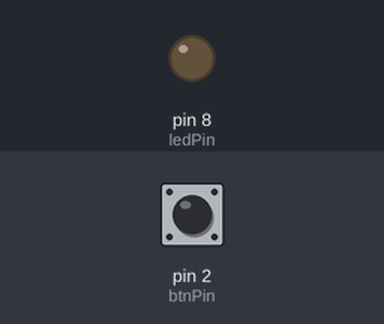
A sketch run on a simulated Arduino Uno, built with avr-gcc and run on an emulated ATmega328P. Parts: output pins drawn as LEDs (lit = HIGH). The inputs (shaded band) are chosen by the test bench; at power-on: pin 2 (btnPin) LOW.

Above: at 1.2 s.
1.3 s: pin 2 (btnPin) pulled HIGH for 0.15 s
At 1.37 s:
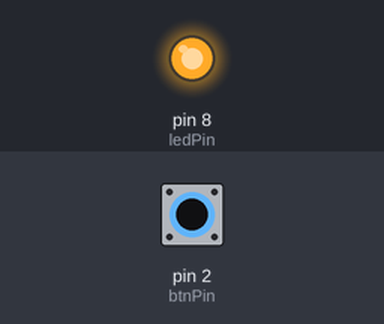
2.9 s: pin 2 (btnPin) pulled HIGH for 3.2 s
At 7.1 s:
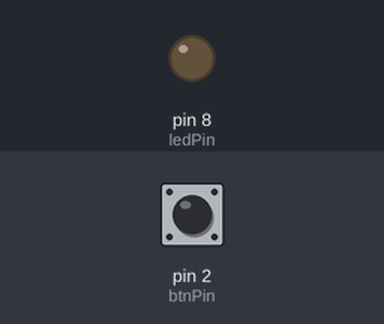
Timing chart, 0 to 8.6 s (numbered marks = the images above; inputs shaded):
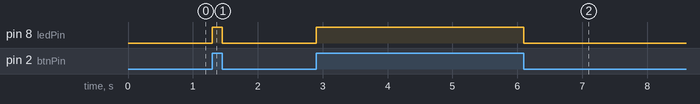

The sketch:

03_code.ino
```cpp
/***********************************************************
Description: When the button is pressed, the state of the
             LED will be toggled. (ON -> OFF，OFF -> ON).
Author: Azhar Paraouty
Date: 02/07/2026
***********************************************************/

int ledPin=8;              // LED connected to digital pin 8
int btnPin=2;              // Set the digital pin 2 to control the LED

void setup()
{
  pinMode(ledPin, OUTPUT); // Configure pin 8 to OUTPUT mode (sends voltage)
  pinMode(btnPin, INPUT);  // Configure pin 2 to INPUT mode (receives voltage)
}

void loop()
{
  if(digitalRead(btnPin)==HIGH) // When the Circuit is completed, ...
  {
    digitalWrite(ledPin, HIGH); // ... Turn the LED ON.
  }
  else                          // When the Circuit is broken, ...
  {
    digitalWrite(ledPin, LOW);  // ... Keep the LED OFF.
  }
}
```

Measured:
- after the input at 1.3 s, pin 8 (ledPin): LOW → HIGH at once, → LOW 0.15 s later
- after the input at 2.9 s, pin 8 (ledPin): LOW → HIGH at once, → LOW 3.2 s later
